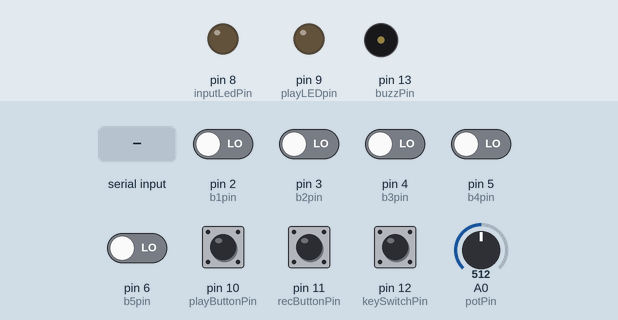
A sketch run on a simulated Arduino Uno, built with avr-gcc and run on an emulated ATmega328P. On the bench: output pins drawn as LEDs (lit = HIGH), buzzer (waves = sounding). Dashed ring = blinking. The test bench sets the inputs (shaded band); at power-on: pin 11 (recButtonPin) HIGH, pin 2 (b1pin), pin 3 (b2pin), pin 4 (b3pin), pin 5 (b4pin), pin 6 (b5pin), pin 10 (playButtonPin), pin 12 (keySwitchPin) LOW, A0 (potPin) = 512.

Above: at 2.7 s.
2.8 s: "d" received over Serial
At 3.2 s:
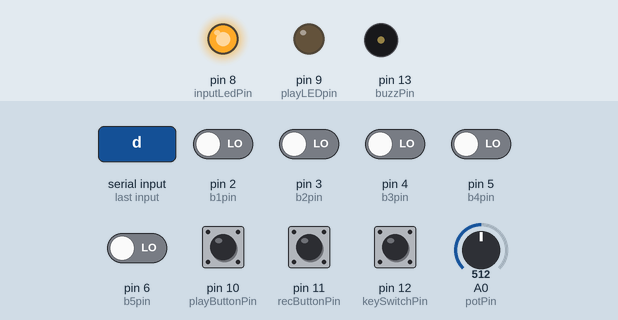
5.8 s: pin 2 (b1pin) driven HIGH
At 6.6 s:
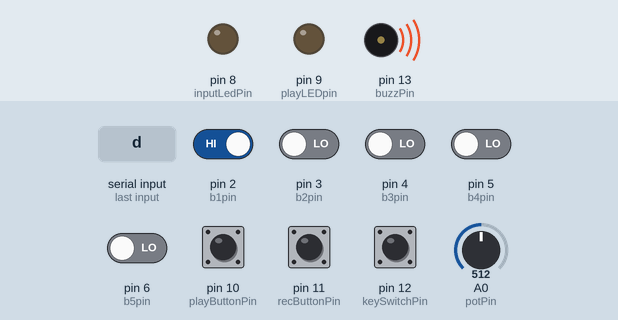
7.3 s: "u" received over Serial
At 7.7 s:
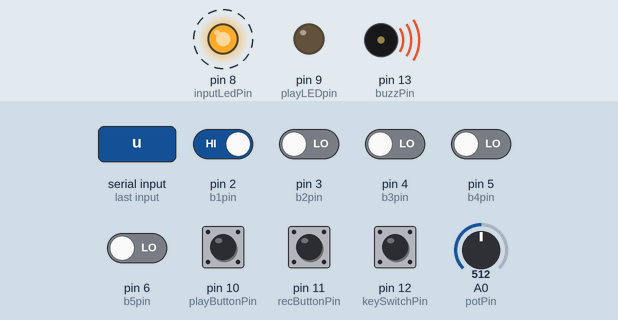
10.3 s: pin 2 (b1pin) driven LOW
At 11.9 s:
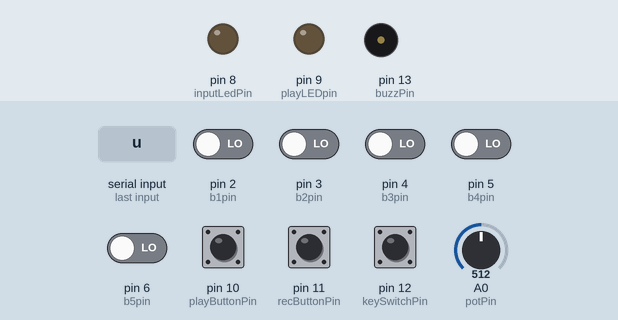
12.3 s: pin 10 (playButtonPin) pulled HIGH for 1 s
At 12.7 s:
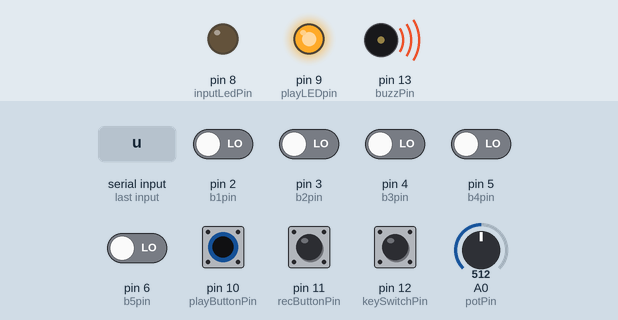
14.9 s: pin 3 (b2pin) driven HIGH
At 16.1 s:
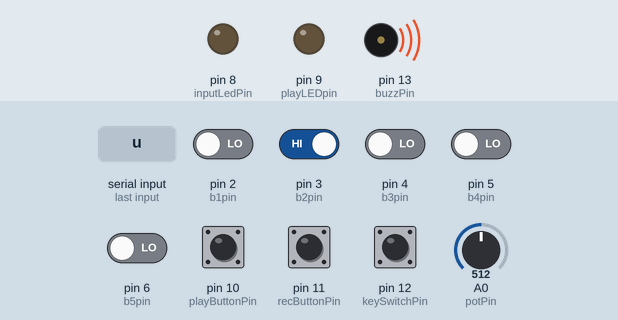
Timing chart, 0 to 17.4 s (numbered marks = the images above; inputs shaded):
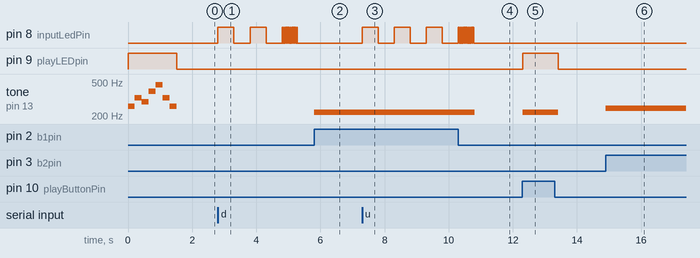

Measured:
- after the input at 2.8 s, pin 8 (inputLedPin): goes HIGH 0.50 s, LOW 0.50 s, HIGH 0.50 s, LOW 0.50 s, 9 × (HIGH 0.03 s, LOW 0.03 s), HIGH 0.03 s, then LOW, starting at once
- after the input at 5.8 s, tone on pin 13 (buzzPin): silent → 220 Hz at once
- after the input at 7.3 s, pin 8 (inputLedPin): alternates HIGH for 0.50 s and LOW for 0.50 s, starting at once
- after the input at 10.3 s, tone on pin 13 (buzzPin): 220 Hz → silent after 0.51 s
- after the input at 12.3 s, pin 9 (playLEDpin): LOW → HIGH at once, → LOW 1.1 s later; tone on pin 13 (buzzPin): silent → 220 Hz at once, → silent 1.1 s later
- after the input at 14.9 s, tone on pin 13 (buzzPin): silent → 247 Hz at once
- by itself, tone on pin 13 (buzzPin): plays 261 Hz for 0.22 s, 327 Hz for 0.22 s, 294 Hz for 0.22 s, 392 Hz for 0.22 s, 463 Hz for 0.22 s, 327 Hz for 0.22 s … (7 notes in this stretch)

The sketch:

Project.ino
```cpp
// Button pins 2 - 6
const int b1pin = 2;
const int b2pin = 3;
const int b3pin = 4;
const int b4pin = 5;
const int b5pin = 6;

// Cmaj pentatonic Using Just-tuning ratios (just for fun)
const float CNOTE = 261.63; // 1:1
const float DNOTE = 294.33; // 9:8
const float ENOTE = 327.04; // 5:4
const float GNOTE = 392.44; // 3:2
const float ANOTE = 463.05; // 5:3

// Amin pentatonic using just-tuning ratios
const float AmNOTE = 220;   // 1:1
const float BmNOTE = 247.5; // 9:8
const float CmNOTE = 264;   // 6:5
const float EmNOTE = 330;   // 3:2
const float FmNOTE = 352;   // 8:5

// floating point arrays of the two potential scales
float CScale[5] = {CNOTE, DNOTE, ENOTE, GNOTE, ANOTE};
float AmScale[5] = {AmNOTE, BmNOTE, CmNOTE, EmNOTE, FmNOTE};

// float pointer to switch between the two scales
float* curScale = CScale;

int sampleMel[50] = {0,2,1,3,4,2,0,-1}; // a sample melody for testing

// the dynamic bank used for storing the melody
int curBank[50];

// the (two for now) banks for storing the melody
int bank1[50];
int bank2[50];
int bank3[50];
int bank4[50];
int bank5[50];

// keySwitchPin goes on pin 12
const int keySwitchPin = 12;

// buzzer goes on pin 13
const int buzzPin = 13;

// play button and go on pins 9 and 10
const int playButtonPin = 10;
const int playLEDpin = 9;
const int recButtonPin = 11;
const int potPin = 0;

const int inputLedPin = 8;

// read the state of each button
int b1State;
int b2State;
int b3State;
int b4State;
int b5State;

// read the sate of the key switch pin
int keySwitchState;

// read the state of the play button
int playState;

// read the state of the rec button
int recState;

bool rec = true; // set to false to only read one val per button press
int recording = true;
int recPos = 0;  // records the position in dymArray to write to

int tempoRead;
int tempo;

void setup() {
  Serial.begin(9600);
  // button pins are for input
  pinMode(b1pin, INPUT);
  pinMode(b2pin, INPUT);
  pinMode(b3pin, INPUT);
  pinMode(b4pin, INPUT);
  pinMode(b5pin, INPUT);
  pinMode(playButtonPin, INPUT);
  pinMode(recButtonPin, INPUT);
  pinMode(playLEDpin, OUTPUT);
  pinMode(inputLedPin,  OUTPUT);
//  pinMode()

  // keySwitchPin is for input
  pinMode(keySwitchPin, INPUT);

  // initialize dynBank to all -1
  for(int i = 0; i < 50; i++){
    curBank[i] = -1;
  }
  play(sampleMel, 250);
}

// play
//
// play the selected melpdy at the tempo reading given by the potentiometer
void play(int* mel, int tempo){
  // turn the green led on
  digitalWrite(playLEDpin, HIGH);
  // play corespoinding chord tone until we read a -1
  int pos = 0;
  while(mel[pos] != -1 && pos < 50){
    tone(buzzPin, curScale[mel[pos]]);
    delay(7 * (tempo / 8));
    noTone(tempo / 8);
    pos++;
  }
  // turn the green led off
  digitalWrite(playLEDpin, LOW);
}

// clearBank
//
// reset the bank to an empty song bank and reset recPos to 0
void clearBank(int* bank){
  for(int i = 0; i < 50; i++){
      bank[i] = -1;
    }
  recPos = 0;
}

// uploadBank
//
// Store the melody in cur bank into one of the five store banks
void uploadBank(int* bank){
  clearBank(bank);
  int pos = 0;
  while(curBank[pos] != -1 && pos < 50){
    bank[pos] = curBank[pos];
    pos++;
  }
  bank[pos] = -1;
}

// downloadBank
//
// Clear the melody in
void downloadBank(int* bank){
  clearBank(curBank);
  int pos = 0;
  while(bank[pos] != -1 && pos < 50){
    curBank[pos] = bank[pos];
    pos++;
  }
  curBank[pos] = -1;
}


// blinkInputLed
//
// blinks the input led n times with a delay of d
void blinkInputLed(int n, int d){
     for(int i = 0; i < n; ++i){
      digitalWrite(inputLedPin, HIGH);
      delay(d);
      digitalWrite(inputLedPin, LOW);
      delay(d);
    }
  }

void loop() {
  // grab the state of the buttons
  b1State = digitalRead(b1pin);
  b2State = digitalRead(b2pin);
  b3State = digitalRead(b3pin);
  b4State = digitalRead(b4pin);
  b5State = digitalRead(b5pin);
  keySwitchState = digitalRead(keySwitchPin);
  recState = digitalRead(recButtonPin);
  playState = digitalRead(playButtonPin);
  tempoRead = analogRead(potPin);

  // read serial input if it is available
  if(Serial.available()){
    char cmd = (char)Serial.read(); // Need to cast?
    char bank = (char)Serial.read();

  if(cmd == 'd'){
     blinkInputLed(2, 500); // blink twice slow
     // blink n times fast
     if(bank == '5'){
        blinkInputLed(5, 250);
        downloadBank(bank5);
     }
     else if(bank == '4'){
       blinkInputLed(4,250);
       downloadBank(bank4);
     }
     else if(bank == '3'){
       blinkInputLed(3,250);
       downloadBank(bank3);
     }
     else if(bank == '2'){
       blinkInputLed(2,250);
       downloadBank(bank2);
     }
     else if(bank == '1'){
       blinkInputLed(1,250);
       downloadBank(bank1);
     }
     else{
      blinkInputLed(10,25); // out of bounds
     }
  } // end cmd == d
  else if(cmd == 'u'){
    blinkInputLed(3, 500); // blink 3 times slow
    // blink n times fast
     if(bank == '5'){
        blinkInputLed(5, 250);
        uploadBank(bank5);
     }
     else if(bank == '4'){
       blinkInputLed(4,250);
       uploadBank(bank4);
     }
     else if(bank == '3'){
       blinkInputLed(3,250);
       uploadBank(bank3);
     }
     else if(bank == '2'){
       blinkInputLed(2,250);
       uploadBank(bank2);
     }
     else if(bank == '1'){
       blinkInputLed(1,250);
       uploadBank(bank1);
     }
     else{
      blinkInputLed(10,25); // out of bounds
     }
  } // end cmd == u
  Serial.flush();
  } // end if Serial.available()

  // map tempo to correct range
  tempo = map(tempoRead, 0, 1023, 125, 500);

  if(keySwitchState == HIGH){
      curScale = CScale;
  }
  else{
      curScale = AmScale;
  }

  // record button is not presses, do not record presses
  if(!recState){
    rec = false;
    recording = false;
  }
  // record button is pressed, record button presses
  else{
    // if it is the first time we are reading the signal clear the song bank
    if(!recording){
      clearBank(curBank);
    }
    recording = true;
  }

  // if play button is pressed play the melody at the tempo read by the potentiometer
  if(playState){
    play(curBank, tempo);
  }

  // if any of the buttons are pressed play corresponding tone
  if(b1State == HIGH){
      tone(buzzPin, curScale[0]);
      if(rec == true && recPos < 50){
        curBank[recPos] = 0;
        rec = false;
        recPos++;
      }
  }
  else if(b2State == HIGH){
      tone(buzzPin, curScale[1]);
      if(rec == true && recPos < 49){
        curBank[recPos] = 1;
        rec = false;
        recPos++;
      }
  }
  else if(b3State == HIGH){
      tone(buzzPin, curScale[2]);
      if(rec == true && recPos < 49){
        curBank[recPos] = 2;
        rec = false;
        recPos++;
      }
  }
  else if(b4State == HIGH){
      tone(buzzPin, curScale[3]);
      if(rec == true && recPos < 49){
        curBank[recPos] = 3;
        rec = false;
        recPos++;
      }
  }
  else if(b5State == HIGH){
      tone(buzzPin, curScale[4]);
      if(rec == true && recPos < 49){
        curBank[recPos] = 4;
        rec = false;
        recPos++;
      }
  }
  // if no button is pressed, play nothing (for sanity)
  else{
      noTone(buzzPin);
      rec = true;
  }
  delay(5);
}
```
